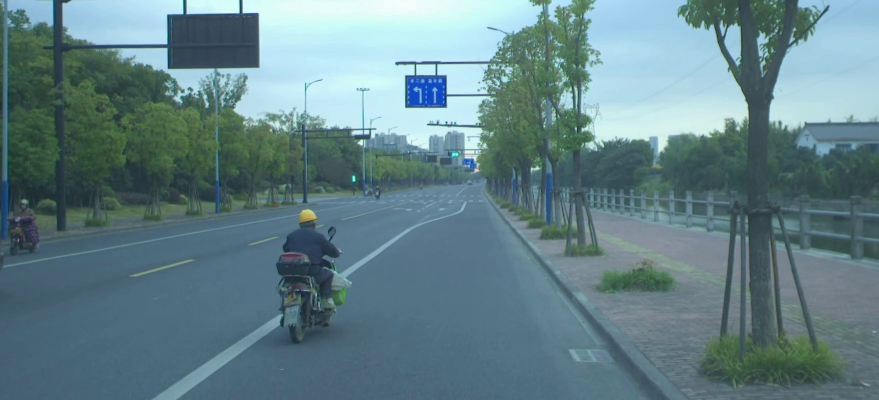
#> input picture data/2018-10-31-06-55-01_L/2018-10-31-06-55-01_2018-10-31-06-55-02-384.jpg, 879 x 400 px; its folder holds only this picture in this run
$ python depth_maps.py
#> lines starting #> are read from the running program, lines starting #| are printed output that depends on the picture
import numpy as np
import cv2
import os
from icecream import ic
from matplotlib import pyplot as plt
from pathlib import Path
from tqdm import tqdm
import argparse
from my_implementation import DM_Estimator


def showDisparity(left, right, bSize = 5):
	stereo = cv2.StereoBM_create(numDisparities = 32, blockSize=bSize)

	disparity = stereo.compute(left, right)

	d_min = disparity.min()
	d_max = disparity.max()

	return np.uint8(255*(disparity - d_min) / (d_max - d_min))


def show_inputs(left, right):
	plt.figure(figsize = (10, 5))
	plt.subplot(1, 2, 1)
	plt.imshow(left, "gray")
	plt.axis('off')
	plt.subplot(1,2,2)
	plt.imshow(right, "gray")
	plt.axis('off')
	plt.show()


if __name__ == "__main__":

	parser = argparse.ArgumentParser()
	parser.add_argument("-bs", "--block-size",  type = int, default = 5, help = "define block size", required = False)
	parser.add_argument("--my-impl", action="store_true", help= "select my implementation otherwise opencv implementation")
	parser.add_argument("-s", "--show", action="store_true", help= "select my implementation otherwise opencv implementation")
	opt = parser.parse_args()

	working_dir = r"./data/2018-10-31-06-55-01_"

	result_path = Path(f"./data/results_{opt.block_size}")
	result_path.mkdir(exist_ok = True)

	for left_im in tqdm(Path(working_dir+"L").glob("*.jpg")):
		right_im = Path(str(left_im).replace("L", "R"))

		if left_im.exists() and right_im.exists():

			L = cv2.imread(str(left_im), 0)
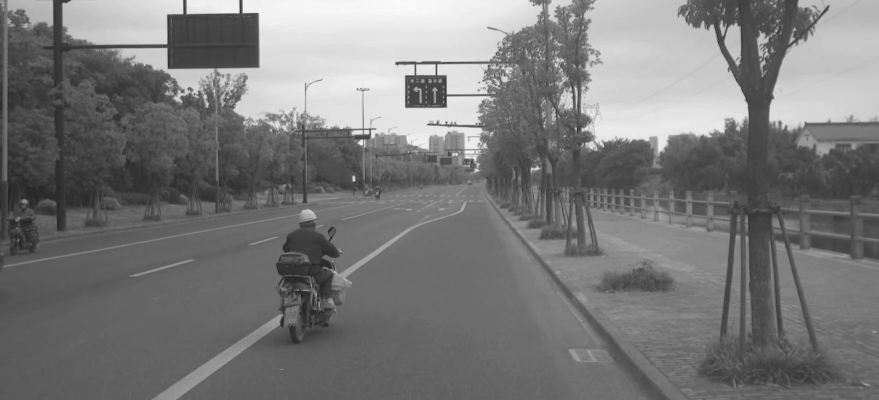
#> L: shape (400, 879); min 32, max 251, mean 121
			R = cv2.imread(str(right_im), 0)

			if not opt.my_impl:

				result = showDisparity(L, R)
#> in showDisparity, `disparity = stereo.compute(left, right)`:
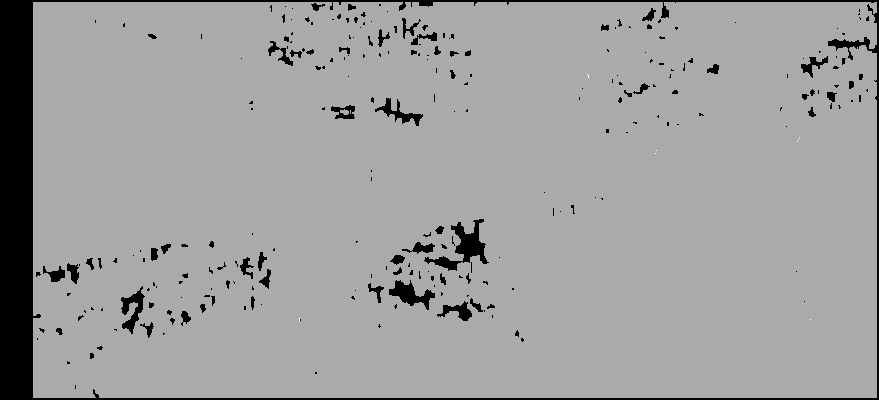
#> disparity: shape (400, 879) int16; min -16, max 8, mean -1.18; drawn with min black and max white
#> in showDisparity, `d_min = disparity.min()`: d_min = -16
#> in showDisparity, `d_max = disparity.max()`: d_max = 8
				plt.imsave(result_path.joinpath(left_im.name), result)
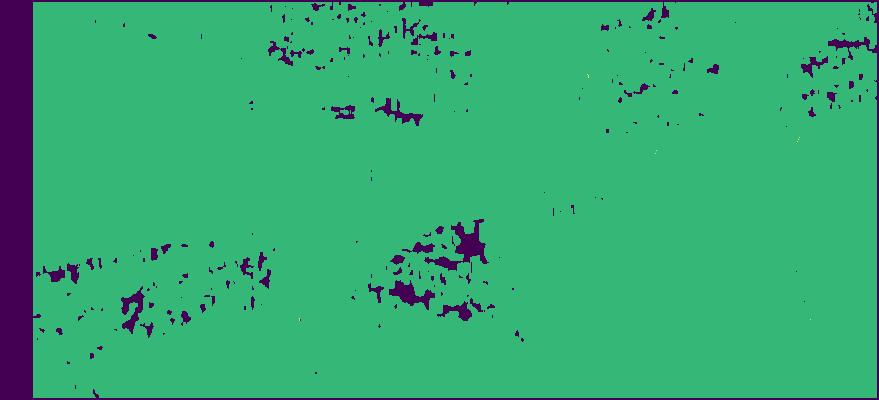
#> saved as 2018-10-31-06-55-01_2018-10-31-06-55-02-384.jpg: shape (400, 879, 3); mean R, G, B 54, 169.7, 116.5


			else:
				depth_map_estimator = DM_Estimator(left_im.name)

				depth_map_estimator.detectKeyPoints(L, R, opt.show)

				depth_map_estimator.matchKP()
				if opt.show:
					depth_map_estimator.showMatches(L, R)

				depth_map_estimator.computeFundamentalMat()
				depth_map_estimator.epiLines(L, R)

				L_rect, R_rect = depth_map_estimator.rectifieImgs(L, R)

				disparity, bs = depth_map_estimator.computeDepthEstimation(L_rect, R_rect)
				result_path = Path(f"./data/results/my_impl_{bs}")
				result_path.mkdir(exist_ok = True)

				result = np.hstack((L, disparity))

				plt.imsave(result_path.joinpath(left_im.name), result)

$ run again, on data/2018-10-31-06-55-01_L/2018-10-31-06-55-01_2018-10-31-06-56-36-040.jpg
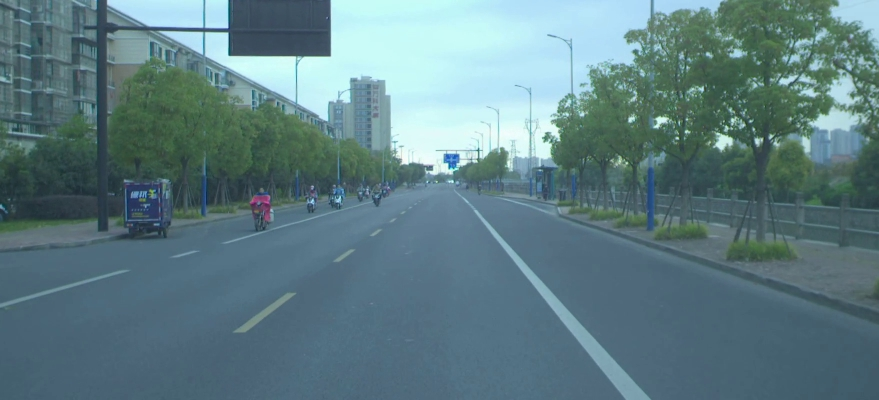
#> input picture data/2018-10-31-06-55-01_L/2018-10-31-06-55-01_2018-10-31-06-56-36-040.jpg, 879 x 400 px
#> in showDisparity, `disparity = stereo.compute(left, right)`:
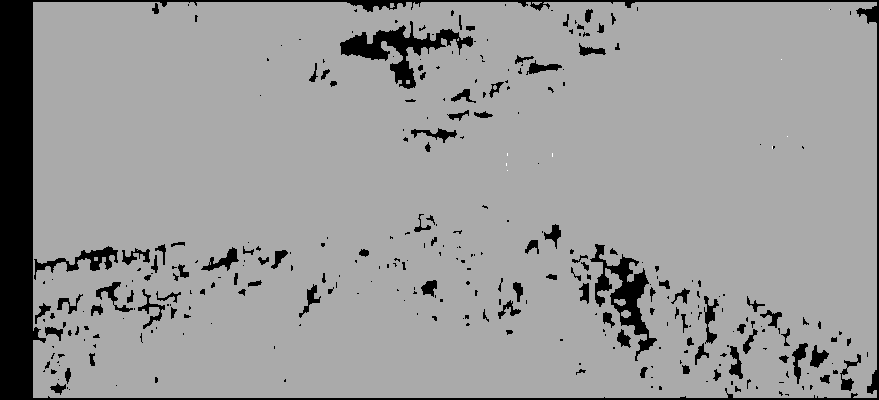
#> disparity: shape (400, 879) int16; min -16, max 8, mean -1.55; drawn with min black and max white
#> d_min = -16
#> d_max = 8
#> `plt.imsave(result_path.joinpath(left_im.name), result)`:
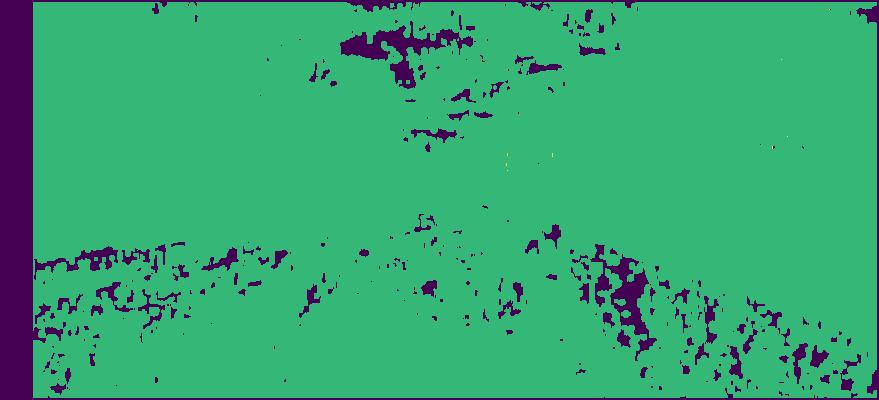
#> saved as 2018-10-31-06-55-01_2018-10-31-06-56-36-040.jpg: shape (400, 879, 3); mean R, G, B 54.4, 165.5, 115.6

$ run again, on data/2018-10-31-06-55-01_L/2018-10-31-06-55-01_2018-10-31-06-57-09-661.jpg
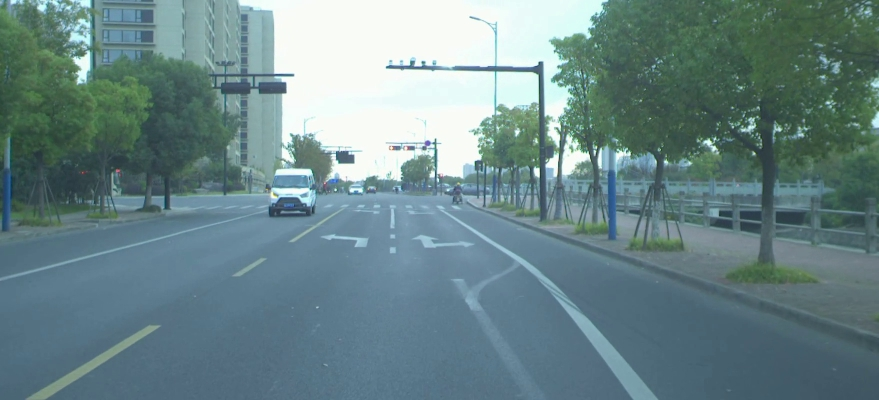
#> input picture data/2018-10-31-06-55-01_L/2018-10-31-06-55-01_2018-10-31-06-57-09-661.jpg, 879 x 400 px
#> in showDisparity, `disparity = stereo.compute(left, right)`:
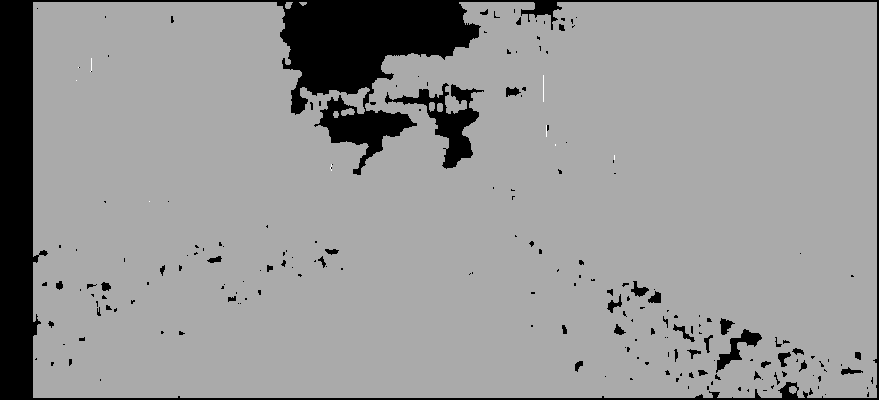
#> disparity: shape (400, 879) int16; min -16, max 8, mean -1.84; drawn with min black and max white
#> d_min = -16
#> d_max = 8
#> `plt.imsave(result_path.joinpath(left_im.name), result)`:
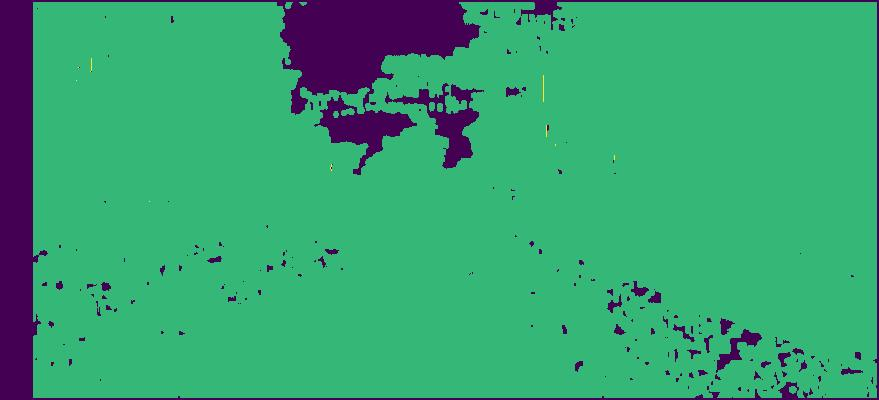
#> saved as 2018-10-31-06-55-01_2018-10-31-06-57-09-661.jpg: shape (400, 879, 3); mean R, G, B 54.7, 162.2, 115

$ run again, on data/2018-10-31-06-55-01_L/2018-10-31-06-55-01_2018-10-31-06-58-17-220.jpg
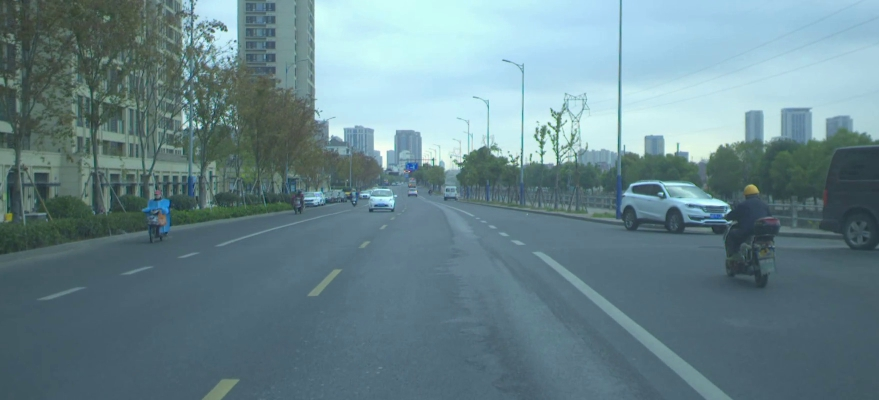
#> input picture data/2018-10-31-06-55-01_L/2018-10-31-06-55-01_2018-10-31-06-58-17-220.jpg, 879 x 400 px
#> in showDisparity, `disparity = stereo.compute(left, right)`:
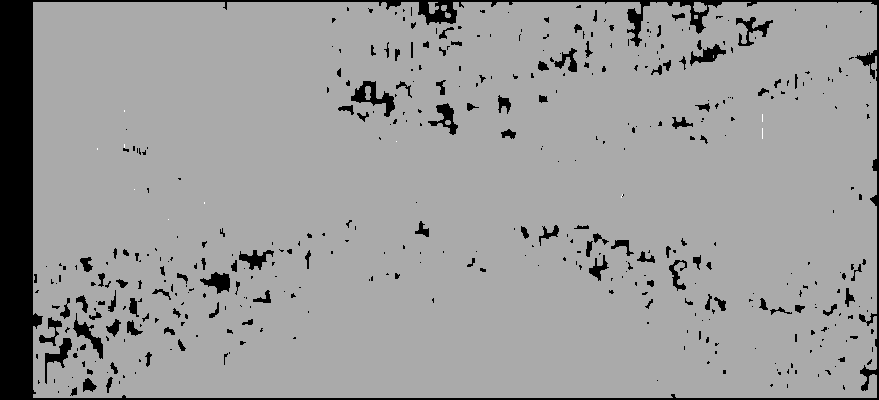
#> disparity: shape (400, 879) int16; min -16, max 8, mean -1.4; drawn with min black and max white
#> d_min = -16
#> d_max = 8
#> `plt.imsave(result_path.joinpath(left_im.name), result)`:
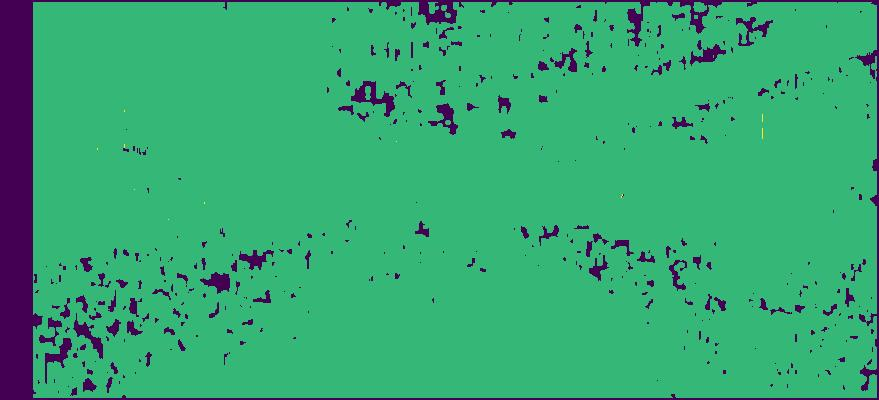
#> saved as 2018-10-31-06-55-01_2018-10-31-06-58-17-220.jpg: shape (400, 879, 3); mean R, G, B 54.3, 167.1, 116

$ run again, on data/2018-10-31-06-55-01_L/2018-10-31-06-55-01_2018-10-31-06-56-01-520.jpg
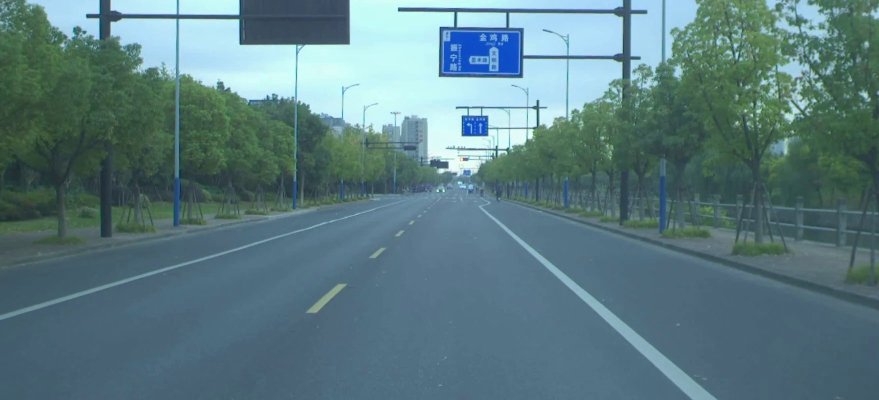
#> input picture data/2018-10-31-06-55-01_L/2018-10-31-06-55-01_2018-10-31-06-56-01-520.jpg, 879 x 400 px
#> in showDisparity, `disparity = stereo.compute(left, right)`:
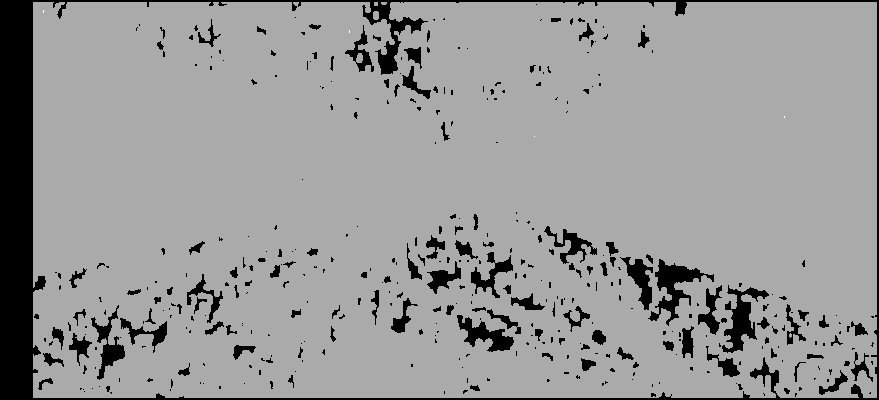
#> disparity: shape (400, 879) int16; min -16, max 8, mean -1.73; drawn with min black and max white
#> d_min = -16
#> d_max = 8
#> `plt.imsave(result_path.joinpath(left_im.name), result)`:
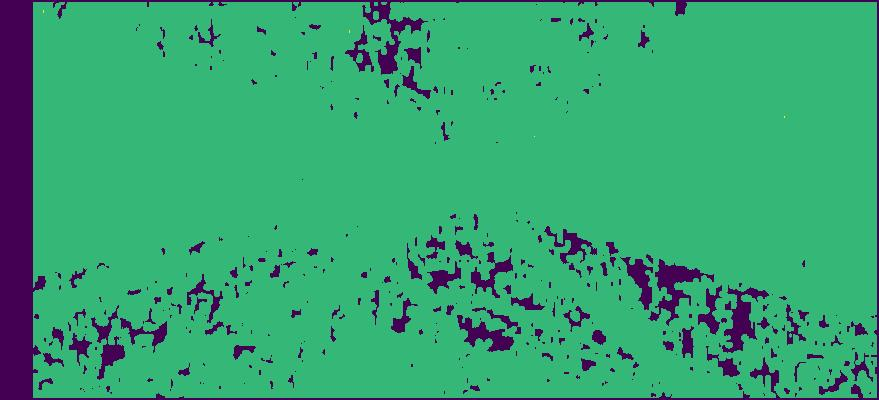
#> saved as 2018-10-31-06-55-01_2018-10-31-06-56-01-520.jpg: shape (400, 879, 3); mean R, G, B 54.6, 163.4, 115.3
